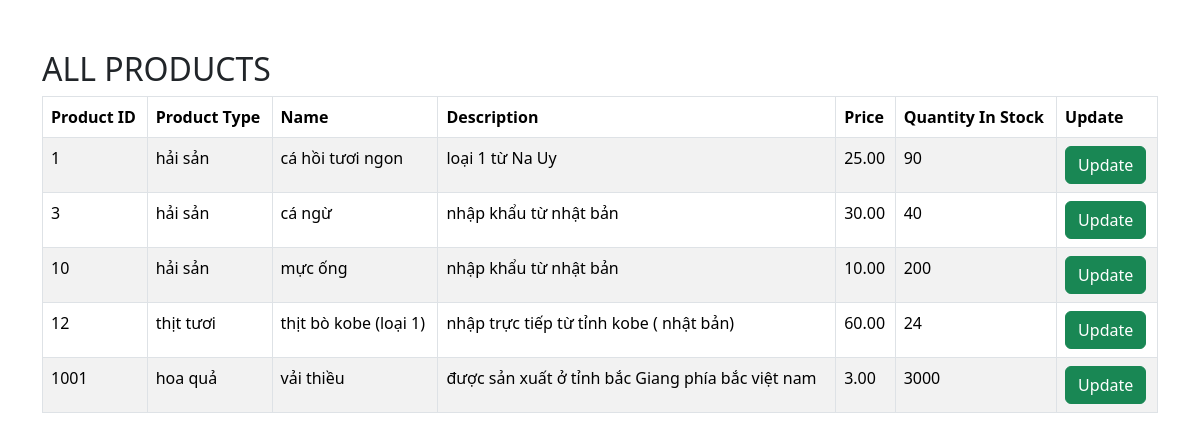
Screenshot of /page_product.php with the database file from the repository.
### tables this page shows
CREATE TABLE `product` (
  `productId` int NOT NULL,
  `productType` varchar(30) DEFAULT NULL,
  `name` varchar(50) DEFAULT NULL,
  `description` text,
  `price` decimal(10,2) DEFAULT NULL,
  `quantityInStock` int DEFAULT NULL,
  PRIMARY KEY (`productId`)
);

### page_product.php (the view, shortened to what this page needs)
<!DOCTYPE html>
<html lang="en">
    <head>
        <link href="https://cdn.jsdelivr.net/npm/bootstrap@5.3.2/dist/css/bootstrap.min.css" rel="stylesheet">
    </head>
    <body>
        <?php include 'dbcon.php'; ?>
        <div class="container">
            <div class="box1">
                <h2>ALL PRODUCTS</h2>
            </div>
            <table class="table table-hover table-bordered table-striped">
                <thead>
                    <tr>
                        <th>Product ID</th>
                        <th>Product Type</th>
                        <th>Name</th>
                        <th>Description</th>
                        <th>Price</th>
                        <th>Quantity In Stock</th>
                        <th>Update</th>
                    </tr>
                </thead>
                <tbody>
                    <?php
                    $query = "SELECT * FROM `product`";
                    $result = mysqli_query($connection, $query);
                    if (!$result) {
                        die("Query Failed" . mysqli_error());
                    } else {
                        while($row = mysqli_fetch_assoc($result)) {
                            echo "<tr>";
                            echo "<td>" . $row['productId'] . "</td>";
                            echo "<td>" . $row['productType'] . "</td>";
                            echo "<td>" . $row['name'] . "</td>";
                            echo "<td>" . $row['description'] . "</td>";
                            echo "<td>" . $row['price'] . "</td>";
                            echo "<td>" . $row['quantityInStock'] . "</td>";
                            echo "<td><a href='update_data_product.php?productId=".$row['productId']."' class='btn btn-success'>Update</a></td>";
                            echo "</tr>";
                        }
                    }
                    ?>
                </tbody>
            </table>
    </div>
</body>
</html>

### page_product.php (style rules this page uses)
.box1 h2 { float:left; }
.container { margin-top: 50px; }

### rows the page displays
product: productId "1", productType "hải sản", name "cá hồi tươi ngon", description "loại 1 từ Na Uy", price "25.00", quantityInStock "90"
product: productId "3", productType "hải sản", name "cá ngừ", description "nhập khẩu từ nhật bản", price "30.00", quantityInStock "40"
product: productId "10", productType "hải sản", name "mực ống", description "nhập khẩu từ nhật bản", price "10.00", quantityInStock "200"
product: productId "12", productType "thịt tươi", name "thịt bò kobe (loại 1)", description "nhập trực tiếp từ tỉnh kobe ( nhật bản)", price "60.00", quantityInStock "24"
product: productId "1001", productType "hoa quả", name "vải thiều", description "được sản xuất ở tỉnh bắc Giang phía bắc việt nam", price "3.00", quantityInStock "3000"
